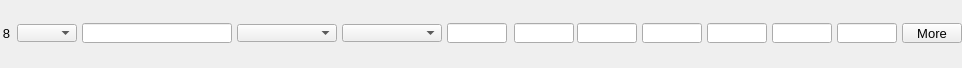
    <widget class="PyDMFrame" name="composite_7">
      <property name="geometry">
        <rect>
          <x>8</x>
          <y>597</y>
          <width>962</width>
          <height>68</height>
        </rect>
      </property>
      <widget class="PyDMEnumComboBox" name="menu_21">
        <property name="geometry">
          <rect>
            <x>17</x>
            <y>24</y>
            <width>60</width>
            <height>18</height>
          </rect>
        </property>
        <property name="toolTip">
          <string>${P}${O8}Use</string>
        </property>
        <property name="channel" stdset="0">
          <string>ca://${P}${O8}Use</string>
        </property>
        <property name="font" stdset="0">
          <font>
            <pointsize>10</pointsize>
          </font>
        </property>
        <property name="styleSheet">
          <string notr="true">PyDMEnumComboBox#menu_21 {
  color: rgb(0, 0, 0);
  background-color: rgb(115, 223, 255);
  }</string>
        </property>
      </widget>
      <widget class="PyDMLabel" name="text_update_77">
        <property name="geometry">
          <rect>
            <x>17</x>
            <y>0</y>
            <width>60</width>
            <height>18</height>
          </rect>
        </property>
        <property name="toolTip">
          <string>PV: ${P}${O8}Use_RBV</string>
        </property>
        <property name="channel" stdset="0">
          <string>ca://${P}${O8}Use_RBV</string>
        </property>
        <property name="font" stdset="0">
          <font>
            <pointsize>10</pointsize>
          </font>
        </property>
        <property name="alignment">
          <set>Qt::AlignCenter</set>
        </property>
        <property name="textInteractionFlags">
          <set>Qt::TextSelectableByKeyboard|Qt::TextSelectableByMouse</set>
        </property>
        <property name="styleSheet">
          <string notr="true">PyDMLabel#text_update_77 {
  color: rgb(10, 0, 184);
  background-color: rgb(70, 70, 70);
  }</string>
        </property>
      </widget>
      <widget class="PyDMLineEdit" name="text_entry_56">
        <property name="geometry">
          <rect>
            <x>82</x>
            <y>23</y>
            <width>150</width>
            <height>20</height>
          </rect>
        </property>
        <property name="channel" stdset="0">
          <string>ca://${P}${O8}Name</string>
        </property>
        <property name="toolTip">
          <string>${P}${O8}Name</string>
        </property>
        <property name="font" stdset="0">
          <font>
            <pointsize>10</pointsize>
          </font>
        </property>
        <property name="styleSheet">
          <string notr="true">PyDMLineEdit#text_entry_56 {
  color: rgb(0, 0, 0);
  background-color: rgb(115, 223, 255);
  border: 1px solid black;
  margin: 0px;
  padding: 0px;
  spacing: 0px;
  }</string>
        </property>
      </widget>
      <widget class="PyDMLabel" name="text_update_78">
        <property name="geometry">
          <rect>
            <x>82</x>
            <y>0</y>
            <width>150</width>
            <height>18</height>
          </rect>
        </property>
        <property name="toolTip">
          <string>PV: ${P}${O8}Name_RBV</string>
        </property>
        <property name="channel" stdset="0">
          <string>ca://${P}${O8}Name_RBV</string>
        </property>
        <property name="font" stdset="0">
          <font>
            <pointsize>10</pointsize>
          </font>
        </property>
        <property name="alignment">
          <set>Qt::AlignCenter</set>
        </property>
        <property name="textInteractionFlags">
          <set>Qt::TextSelectableByKeyboard|Qt::TextSelectableByMouse</set>
        </property>
        <property name="styleSheet">
          <string notr="true">PyDMLabel#text_update_78 {
  color: rgb(10, 0, 184);
  background-color: rgb(187, 187, 187);
  }</string>
        </property>
      </widget>
      <widget class="PyDMEnumComboBox" name="menu_22">
        <property name="geometry">
          <rect>
            <x>237</x>
            <y>24</y>
            <width>100</width>
            <height>18</height>
          </rect>
        </property>
        <property name="toolTip">
          <string>${P}${O8}Shape</string>
        </property>
        <property name="channel" stdset="0">
          <string>ca://${P}${O8}Shape</string>
        </property>
        <property name="font" stdset="0">
          <font>
            <pointsize>10</pointsize>
          </font>
        </property>
        <property name="styleSheet">
          <string notr="true">PyDMEnumComboBox#menu_22 {
  color: rgb(0, 0, 0);
  background-color: rgb(115, 223, 255);
  }</string>
        </property>
      </widget>
      <widget class="PyDMLabel" name="text_update_79">
        <property name="geometry">
          <rect>
            <x>237</x>
            <y>0</y>
            <width>100</width>
            <height>18</height>
          </rect>
        </property>
        <property name="toolTip">
          <string>PV: ${P}${O8}Shape_RBV</string>
        </property>
        <property name="channel" stdset="0">
          <string>ca://${P}${O8}Shape_RBV</string>
        </property>
        <property name="font" stdset="0">
          <font>
            <pointsize>10</pointsize>
          </font>
        </property>
        <property name="alignment">
          <set>Qt::AlignCenter</set>
        </property>
        <property name="textInteractionFlags">
          <set>Qt::TextSelectableByKeyboard|Qt::TextSelectableByMouse</set>
        </property>
        <property name="styleSheet">
          <string notr="true">PyDMLabel#text_update_79 {
  color: rgb(10, 0, 184);
  background-color: rgb(187, 187, 187);
  }</string>
        </property>
      </widget>
      <widget class="PyDMEnumComboBox" name="menu_23">
        <property name="geometry">
          <rect>
            <x>342</x>
            <y>24</y>
            <width>100</width>
            <height>18</height>
          </rect>
        </property>
        <property name="toolTip">
          <string>${P}${O8}DrawMode</string>
        </property>
        <property name="channel" stdset="0">
          <string>ca://${P}${O8}DrawMode</string>
        </property>
        <property name="font" stdset="0">
          <font>
            <pointsize>10</pointsize>
          </font>
        </property>
        <property name="styleSheet">
          <string notr="true">PyDMEnumComboBox#menu_23 {
  color: rgb(0, 0, 0);
  background-color: rgb(115, 223, 255);
  }</string>
        </property>
      </widget>
      <widget class="PyDMLabel" name="text_update_80">
        <property name="geometry">
          <rect>
            <x>342</x>
            <y>0</y>
            <width>100</width>
            <height>18</height>
          </rect>
        </property>
        <property name="toolTip">
          <string>PV: ${P}${O8}DrawMode_RBV</string>
        </property>
        <property name="channel" stdset="0">
          <string>ca://${P}${O8}DrawMode_RBV</string>
        </property>
        <property name="font" stdset="0">
          <font>
            <pointsize>10</pointsize>
          </font>
        </property>
        <property name="alignment">
          <set>Qt::AlignCenter</set>
        </property>
        <property name="textInteractionFlags">
          <set>Qt::TextSelectableByKeyboard|Qt::TextSelectableByMouse</set>
        </property>
        <property name="styleSheet">
          <string notr="true">PyDMLabel#text_update_80 {
  color: rgb(10, 0, 184);
  background-color: rgb(187, 187, 187);
  }</string>
        </property>
      </widget>
      <widget class="PyDMLineEdit" name="text_entry_57">
        <property name="geometry">
          <rect>
            <x>514</x>
            <y>23</y>
            <width>60</width>
            <height>20</height>
          </rect>
        </property>
        <property name="channel" stdset="0">
          <string>ca://${P}${O8}Green</string>
        </property>
        <property name="toolTip">
          <string>${P}${O8}Green</string>
        </property>
        <property name="font" stdset="0">
          <font>
            <pointsize>10</pointsize>
          </font>
        </property>
        <property name="styleSheet">
          <string notr="true">PyDMLineEdit#text_entry_57 {
  color: rgb(0, 0, 0);
  background-color: rgb(115, 223, 255);
  border: 1px solid black;
  margin: 0px;
  padding: 0px;
  spacing: 0px;
  }</string>
        </property>
      </widget>
      <widget class="PyDMLabel" name="text_update_81">
        <property name="geometry">
          <rect>
            <x>514</x>
            <y>0</y>
            <width>60</width>
            <height>18</height>
          </rect>
        </property>
        <property name="toolTip">
          <string>PV: ${P}${O8}Green_RBV</string>
        </property>
        <property name="channel" stdset="0">
          <string>ca://${P}${O8}Green_RBV</string>
        </property>
        <property name="font" stdset="0">
          <font>
            <pointsize>10</pointsize>
          </font>
        </property>
        <property name="alignment">
          <set>Qt::AlignCenter</set>
        </property>
        <property name="textInteractionFlags">
          <set>Qt::TextSelectableByKeyboard|Qt::TextSelectableByMouse</set>
        </property>
        <property name="styleSheet">
          <string notr="true">PyDMLabel#text_update_81 {
  color: rgb(10, 0, 184);
  background-color: rgb(187, 187, 187);
  }</string>
        </property>
      </widget>
      <widget class="PyDMLineEdit" name="text_entry_58">
        <property name="geometry">
          <rect>
            <x>577</x>
            <y>23</y>
            <width>60</width>
            <height>20</height>
          </rect>
        </property>
        <property name="channel" stdset="0">
          <string>ca://${P}${O8}Blue</string>
        </property>
        <property name="toolTip">
          <string>${P}${O8}Blue</string>
        </property>
        <property name="font" stdset="0">
          <font>
            <pointsize>10</pointsize>
          </font>
        </property>
        <property name="styleSheet">
          <string notr="true">PyDMLineEdit#text_entry_58 {
  color: rgb(0, 0, 0);
  background-color: rgb(115, 223, 255);
  border: 1px solid black;
  margin: 0px;
  padding: 0px;
  spacing: 0px;
  }</string>
        </property>
      </widget>
      <widget class="PyDMLabel" name="text_update_82">
        <property name="geometry">
          <rect>
            <x>577</x>
            <y>0</y>
            <width>60</width>
            <height>18</height>
          </rect>
        </property>
        <property name="toolTip">
          <string>PV: ${P}${O8}Blue_RBV</string>
        </property>
        <property name="channel" stdset="0">
          <string>ca://${P}${O8}Blue_RBV</string>
        </property>
        <property name="font" stdset="0">
          <font>
            <pointsize>10</pointsize>
          </font>
        </property>
        <property name="alignment">
          <set>Qt::AlignCenter</set>
        </property>
        <property name="textInteractionFlags">
          <set>Qt::TextSelectableByKeyboard|Qt::TextSelectableByMouse</set>
        </property>
        <property name="styleSheet">
          <string notr="true">PyDMLabel#text_update_82 {
  color: rgb(10, 0, 184);
  background-color: rgb(187, 187, 187);
  }</string>
        </property>
      </widget>
      <widget class="PyDMSlider" name="valuator_28">
        <property name="geometry">
          <rect>
            <x>642</x>
            <y>48</y>
            <width>60</width>
            <height>20</height>
          </rect>
        </property>
        <property name="channel" stdset="0">
          <string>ca://${P}${O8}PositionX</string>
        </property>
        <property name="toolTip">
          <string>${P}${O8}PositionX</string>
        </property>
        <property name="orientation" stdset="0">
          <string>Qt::Horizontal</string>
        </property>
        <property name="showLimitLabels" stdset="0">
          <bool>true</bool>
        </property>
        <property name="showValueLabel" stdset="0">
          <bool>false</bool>
        </property>
        <property name="showUnits" stdset="0">
          <bool>false</bool>
        </property>
        <property name="tickPosition" stdset="0">
          <enum>QSlider::NoTicks</enum>
        </property>
        <property name="precision" stdset="0">
          <number>1</number>
        </property>
        <property name="styleSheet">
          <string notr="true">PyDMSlider#valuator_28 {
  color: rgb(0, 0, 0);
  background-color: rgb(115, 223, 255);
  }</string>
        </property>
      </widget>
      <widget class="PyDMLineEdit" name="text_entry_59">
        <property name="geometry">
          <rect>
            <x>642</x>
            <y>23</y>
            <width>60</width>
            <height>20</height>
          </rect>
        </property>
        <property name="channel" stdset="0">
          <string>ca://${P}${O8}PositionX</string>
        </property>
        <property name="toolTip">
          <string>${P}${O8}PositionX</string>
        </property>
        <property name="font" stdset="0">
          <font>
            <pointsize>10</pointsize>
          </font>
        </property>
        <property name="styleSheet">
          <string notr="true">PyDMLineEdit#text_entry_59 {
  color: rgb(0, 0, 0);
  background-color: rgb(115, 223, 255);
  border: 1px solid black;
  margin: 0px;
  padding: 0px;
  spacing: 0px;
  }</string>
        </property>
      </widget>
      <widget class="PyDMLabel" name="text_update_83">
        <property name="geometry">
          <rect>
            <x>642</x>
            <y>0</y>
            <width>60</width>
            <height>18</height>
          </rect>
        </property>
        <property name="toolTip">
          <string>PV: ${P}${O8}PositionX_RBV</string>
        </property>
        <property name="channel" stdset="0">
          <string>ca://${P}${O8}PositionX_RBV</string>
        </property>
        <property name="font" stdset="0">
          <font>
            <pointsize>10</pointsize>
          </font>
        </property>
        <property name="alignment">
          <set>Qt::AlignCenter</set>
        </property>
        <property name="textInteractionFlags">
          <set>Qt::TextSelectableByKeyboard|Qt::TextSelectableByMouse</set>
        </property>
        <property name="styleSheet">
          <string notr="true">PyDMLabel#text_update_83 {
  color: rgb(10, 0, 184);
  background-color: rgb(187, 187, 187);
  }</string>
        </property>
      </widget>
      <widget class="PyDMSlider" name="valuator_29">
        <property name="geometry">
          <rect>
            <x>707</x>
            <y>48</y>
            <width>60</width>
            <height>20</height>
          </rect>
        </property>
        <property name="channel" stdset="0">
          <string>ca://${P}${O8}SizeX</string>
        </property>
        <property name="toolTip">
          <string>${P}${O8}SizeX</string>
        </property>
        <property name="orientation" stdset="0">
          <string>Qt::Horizontal</string>
        </property>
        <property name="showLimitLabels" stdset="0">
          <bool>true</bool>
        </property>
        <property name="showValueLabel" stdset="0">
          <bool>false</bool>
        </property>
        <property name="showUnits" stdset="0">
          <bool>false</bool>
        </property>
        <property name="tickPosition" stdset="0">
          <enum>QSlider::NoTicks</enum>
        </property>
        <property name="precision" stdset="0">
          <number>1</number>
        </property>
        <property name="styleSheet">
          <string notr="true">PyDMSlider#valuator_29 {
  color: rgb(0, 0, 0);
  background-color: rgb(115, 223, 255);
  }</string>
        </property>
      </widget>
      <widget class="PyDMLineEdit" name="text_entry_60">
        <property name="geometry">
          <rect>
            <x>707</x>
            <y>23</y>
            <width>60</width>
            <height>20</height>
          </rect>
        </property>
        <property name="channel" stdset="0">
          <string>ca://${P}${O8}SizeX</string>
        </property>
        <property name="toolTip">
          <string>${P}${O8}SizeX</string>
        </property>
        <property name="font" stdset="0">
          <font>
            <pointsize>10</pointsize>
          </font>
        </property>
        <property name="styleSheet">
          <string notr="true">PyDMLineEdit#text_entry_60 {
  color: rgb(0, 0, 0);
  background-color: rgb(115, 223, 255);
  border: 1px solid black;
  margin: 0px;
  padding: 0px;
  spacing: 0px;
  }</string>
        </property>
      </widget>
      <widget class="PyDMLabel" name="text_update_84">
        <property name="geometry">
          <rect>
            <x>707</x>
            <y>0</y>
            <width>60</width>
            <height>18</height>
          </rect>
        </property>
        <property name="toolTip">
          <string>PV: ${P}${O8}SizeX_RBV</string>
        </property>
        <property name="channel" stdset="0">
          <string>ca://${P}${O8}SizeX_RBV</string>
        </property>
        <property name="font" stdset="0">
          <font>
            <pointsize>10</pointsize>
          </font>
        </property>
        <property name="alignment">
          <set>Qt::AlignCenter</set>
        </property>
        <property name="textInteractionFlags">
          <set>Qt::TextSelectableByKeyboard|Qt::TextSelectableByMouse</set>
        </property>
        <property name="styleSheet">
          <string notr="true">PyDMLabel#text_update_84 {
  color: rgb(10, 0, 184);
  background-color: rgb(187, 187, 187);
  }</string>
        </property>
      </widget>
      <widget class="PyDMSlider" name="valuator_30">
        <property name="geometry">
          <rect>
            <x>772</x>
            <y>48</y>
            <width>60</width>
            <height>20</height>
          </rect>
        </property>
        <property name="channel" stdset="0">
          <string>ca://${P}${O8}PositionY</string>
        </property>
        <property name="toolTip">
          <string>${P}${O8}PositionY</string>
        </property>
        <property name="orientation" stdset="0">
          <string>Qt::Horizontal</string>
        </property>
        <property name="showLimitLabels" stdset="0">
          <bool>true</bool>
        </property>
        <property name="showValueLabel" stdset="0">
          <bool>false</bool>
        </property>
        <property name="showUnits" stdset="0">
          <bool>false</bool>
        </property>
        <property name="tickPosition" stdset="0">
          <enum>QSlider::NoTicks</enum>
        </property>
        <property name="precision" stdset="0">
          <number>1</number>
        </property>
        <property name="styleSheet">
          <string notr="true">PyDMSlider#valuator_30 {
  color: rgb(0, 0, 0);
  background-color: rgb(115, 223, 255);
  }</string>
        </property>
      </widget>
      <widget class="PyDMLineEdit" name="text_entry_61">
        <property name="geometry">
          <rect>
            <x>772</x>
            <y>23</y>
            <width>60</width>
            <height>20</height>
          </rect>
        </property>
        <property name="channel" stdset="0">
          <string>ca://${P}${O8}PositionY</string>
        </property>
        <property name="toolTip">
          <string>${P}${O8}PositionY</string>
        </property>
        <property name="font" stdset="0">
          <font>
            <pointsize>10</pointsize>
          </font>
        </property>
        <property name="styleSheet">
          <string notr="true">PyDMLineEdit#text_entry_61 {
  color: rgb(0, 0, 0);
  background-color: rgb(115, 223, 255);
  border: 1px solid black;
  margin: 0px;
  padding: 0px;
  spacing: 0px;
  }</string>
        </property>
      </widget>
      <widget class="PyDMLabel" name="text_update_85">
        <property name="geometry">
          <rect>
            <x>772</x>
            <y>0</y>
            <width>60</width>
            <height>18</height>
          </rect>
        </property>
        <property name="toolTip">
          <string>PV: ${P}${O8}PositionY_RBV</string>
        </property>
        <property name="channel" stdset="0">
          <string>ca://${P}${O8}PositionY_RBV</string>
        </property>
        <property name="font" stdset="0">
          <font>
            <pointsize>10</pointsize>
          </font>
        </property>
        <property name="alignment">
          <set>Qt::AlignCenter</set>
        </property>
        <property name="textInteractionFlags">
          <set>Qt::TextSelectableByKeyboard|Qt::TextSelectableByMouse</set>
        </property>
        <property name="styleSheet">
          <string notr="true">PyDMLabel#text_update_85 {
  color: rgb(10, 0, 184);
  background-color: rgb(187, 187, 187);
  }</string>
        </property>
      </widget>
      <widget class="PyDMSlider" name="valuator_31">
        <property name="geometry">
          <rect>
            <x>837</x>
            <y>48</y>
            <width>60</width>
            <height>20</height>
          </rect>
        </property>
        <property name="channel" stdset="0">
          <string>ca://${P}${O8}SizeY</string>
        </property>
        <property name="toolTip">
          <string>${P}${O8}SizeY</string>
        </property>
        <property name="orientation" stdset="0">
          <string>Qt::Horizontal</string>
        </property>
        <property name="showLimitLabels" stdset="0">
          <bool>true</bool>
        </property>
        <property name="showValueLabel" stdset="0">
          <bool>false</bool>
        </property>
        <property name="showUnits" stdset="0">
          <bool>false</bool>
        </property>
        <property name="tickPosition" stdset="0">
          <enum>QSlider::NoTicks</enum>
        </property>
        <property name="precision" stdset="0">
          <number>1</number>
        </property>
        <property name="styleSheet">
          <string notr="true">PyDMSlider#valuator_31 {
  color: rgb(0, 0, 0);
  background-color: rgb(115, 223, 255);
  }</string>
        </property>
      </widget>
      <widget class="PyDMLineEdit" name="text_entry_62">
        <property name="geometry">
          <rect>
            <x>837</x>
            <y>23</y>
            <width>60</width>
            <height>20</height>
          </rect>
        </property>
        <property name="channel" stdset="0">
          <string>ca://${P}${O8}SizeY</string>
        </property>
        <property name="toolTip">
          <string>${P}${O8}SizeY</string>
        </property>
        <property name="font" stdset="0">
          <font>
            <pointsize>10</pointsize>
          </font>
        </property>
        <property name="styleSheet">
          <string notr="true">PyDMLineEdit#text_entry_62 {
  color: rgb(0, 0, 0);
  background-color: rgb(115, 223, 255);
  border: 1px solid black;
  margin: 0px;
  padding: 0px;
  spacing: 0px;
  }</string>
        </property>
      </widget>
      <widget class="PyDMLabel" name="text_update_86">
        <property name="geometry">
          <rect>
            <x>837</x>
            <y>0</y>
            <width>60</width>
            <height>18</height>
          </rect>
        </property>
        <property name="toolTip">
          <string>PV: ${P}${O8}SizeY_RBV</string>
        </property>
        <property name="channel" stdset="0">
          <string>ca://${P}${O8}SizeY_RBV</string>
        </property>
        <property name="font" stdset="0">
          <font>
            <pointsize>10</pointsize>
          </font>
        </property>
        <property name="alignment">
          <set>Qt::AlignCenter</set>
        </property>
        <property name="textInteractionFlags">
          <set>Qt::TextSelectableByKeyboard|Qt::TextSelectableByMouse</set>
        </property>
        <property name="styleSheet">
          <string notr="true">PyDMLabel#text_update_86 {
  color: rgb(10, 0, 184);
  background-color: rgb(187, 187, 187);
  }</string>
        </property>
      </widget>
      <widget class="PyDMLineEdit" name="text_entry_63">
        <property name="geometry">
          <rect>
            <x>447</x>
            <y>23</y>
            <width>60</width>
            <height>20</height>
          </rect>
        </property>
        <property name="channel" stdset="0">
          <string>ca://${P}${O8}Red</string>
        </property>
        <property name="toolTip">
          <string>${P}${O8}Red</string>
        </property>
        <property name="font" stdset="0">
          <font>
            <pointsize>10</pointsize>
          </font>
        </property>
        <property name="styleSheet">
          <string notr="true">PyDMLineEdit#text_entry_63 {
  color: rgb(0, 0, 0);
  background-color: rgb(115, 223, 255);
  border: 1px solid black;
  margin: 0px;
  padding: 0px;
  spacing: 0px;
  }</string>
        </property>
      </widget>
      <widget class="PyDMLabel" name="text_update_87">
        <property name="geometry">
          <rect>
            <x>447</x>
            <y>0</y>
            <width>60</width>
            <height>18</height>
          </rect>
        </property>
        <property name="toolTip">
          <string>PV: ${P}${O8}Red_RBV</string>
        </property>
        <property name="channel" stdset="0">
          <string>ca://${P}${O8}Red_RBV</string>
        </property>
        <property name="font" stdset="0">
          <font>
            <pointsize>10</pointsize>
          </font>
        </property>
        <property name="alignment">
          <set>Qt::AlignCenter</set>
        </property>
        <property name="textInteractionFlags">
          <set>Qt::TextSelectableByKeyboard|Qt::TextSelectableByMouse</set>
        </property>
        <property name="styleSheet">
          <string notr="true">PyDMLabel#text_update_87 {
  color: rgb(10, 0, 184);
  background-color: rgb(187, 187, 187);
  }</string>
        </property>
      </widget>
      <widget class="QLabel" name="text_22">
        <property name="geometry">
          <rect>
            <x>0</x>
            <y>23</y>
            <width>10</width>
            <height>20</height>
          </rect>
        </property>
        <property name="text">
          <string>8</string>
        </property>
        <property name="font" stdset="0">
          <font>
            <pointsize>10</pointsize>
          </font>
        </property>
        <property name="brush" stdset="0">
          <brush brushstyle="SolidPattern">
            <color alpha="255">
              <red>0</red>
              <green>0</green>
              <blue>0</blue>
            </color>
          </brush>
        </property>
        <property name="toolTip">
          <string>text_22</string>
        </property>
        <property name="alignment">
          <set>Qt::AlignRight|Qt::AlignTrailing|Qt::AlignVCenter</set>
        </property>
        <property name="styleSheet">
          <string notr="true">QLabel#text_22 {
  color: rgb(0, 0, 0);
  }</string>
        </property>
      </widget>
      <widget class="PyDMRelatedDisplayButton" name="related_display_7">
        <property name="geometry">
          <rect>
            <x>902</x>
            <y>23</y>
            <width>60</width>
            <height>20</height>
          </rect>
        </property>
        <property name="toolTip">
          <string>More</string>
        </property>
        <property name="text">
          <string>More</string>
        </property>
        <property name="showIcon" stdset="0">
          <bool>true</bool>
        </property>
        <property name="font" stdset="0">
          <font>
            <pointsize>10</pointsize>
          </font>
        </property>
        <property name="styleSheet">
          <string notr="true">PyDMRelatedDisplayButton#related_display_7 {
  color: rgb(0, 0, 0);
  background-color: rgb(115, 223, 255);
  }</string>
        </property>
        <property name="titles" stdset="0">
          <stringlist>
            <string>Full Overlay</string>
          </stringlist>
        </property>
        <property name="filenames" stdset="0">
          <stringlist>
            <string>OverlayN_V21.ui</string>
          </stringlist>
        </property>
        <property name="macros" stdset="0">
          <stringlist>
            <string>P=${P}, R=${O8}</string>
          </stringlist>
        </property>
        <property name="openInNewWindow" stdset="0">
          <bool>true</bool>
        </property>
      </widget>
    </widget>
